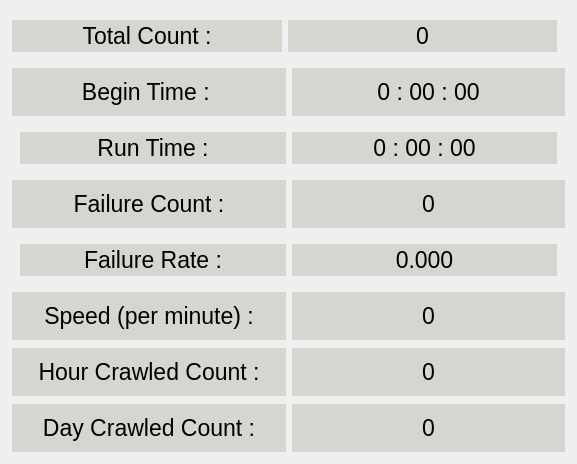
       <widget class="QWidget" name="scrollAreaWidgetContents">
        <property name="geometry">
         <rect>
          <x>0</x>
          <y>0</y>
          <width>577</width>
          <height>460</height>
         </rect>
        </property>
        <property name="sizePolicy">
         <sizepolicy hsizetype="Preferred" vsizetype="Preferred">
          <horstretch>0</horstretch>
          <verstretch>0</verstretch>
         </sizepolicy>
        </property>
        <layout class="QGridLayout" name="gridLayout">
         <item row="2" column="0">
          <widget class="QWidget" name="run_time_widget" native="true">
           <property name="minimumSize">
            <size>
             <width>0</width>
             <height>50</height>
            </size>
           </property>
           <property name="styleSheet">
            <string notr="true"/>
           </property>
           <layout class="QHBoxLayout" name="horizontalLayout_4">
            <item>
             <widget class="QLabel" name="run_time_val">
              <property name="sizePolicy">
               <sizepolicy hsizetype="Expanding" vsizetype="Preferred">
                <horstretch>0</horstretch>
                <verstretch>0</verstretch>
               </sizepolicy>
              </property>
              <property name="font">
               <font>
                <pointsize>17</pointsize>
               </font>
              </property>
              <property name="styleSheet">
               <string notr="true">background-color: rgb(211, 215, 207);</string>
              </property>
              <property name="text">
               <string>Run Time :</string>
              </property>
              <property name="alignment">
               <set>Qt::AlignCenter</set>
              </property>
             </widget>
            </item>
            <item>
             <widget class="QLabel" name="run_time_text">
              <property name="sizePolicy">
               <sizepolicy hsizetype="Expanding" vsizetype="Preferred">
                <horstretch>0</horstretch>
                <verstretch>0</verstretch>
               </sizepolicy>
              </property>
              <property name="font">
               <font>
                <pointsize>17</pointsize>
               </font>
              </property>
              <property name="styleSheet">
               <string notr="true">background-color: rgb(211, 215, 207);</string>
              </property>
              <property name="text">
               <string>0 : 00 : 00</string>
              </property>
              <property name="alignment">
               <set>Qt::AlignCenter</set>
              </property>
             </widget>
            </item>
           </layout>
          </widget>
         </item>
         <item row="6" column="0">
          <widget class="QWidget" name="hour_crawl_widget" native="true">
           <property name="sizePolicy">
            <sizepolicy hsizetype="Expanding" vsizetype="Expanding">
             <horstretch>0</horstretch>
             <verstretch>0</verstretch>
            </sizepolicy>
           </property>
           <property name="minimumSize">
            <size>
             <width>0</width>
             <height>50</height>
            </size>
           </property>
           <property name="styleSheet">
            <string notr="true"/>
           </property>
           <layout class="QHBoxLayout" name="horizontalLayout_6">
            <property name="leftMargin">
             <number>1</number>
            </property>
            <property name="topMargin">
             <number>1</number>
            </property>
            <property name="rightMargin">
             <number>1</number>
            </property>
            <property name="bottomMargin">
             <number>1</number>
            </property>
            <item>
             <widget class="QLabel" name="hour_crawl_text">
              <property name="sizePolicy">
               <sizepolicy hsizetype="Expanding" vsizetype="Preferred">
                <horstretch>0</horstretch>
                <verstretch>0</verstretch>
               </sizepolicy>
              </property>
              <property name="font">
               <font>
                <pointsize>17</pointsize>
               </font>
              </property>
              <property name="styleSheet">
               <string notr="true">background-color: rgb(211, 215, 207);</string>
              </property>
              <property name="text">
               <string>Hour Crawled Count :</string>
              </property>
              <property name="alignment">
               <set>Qt::AlignCenter</set>
              </property>
             </widget>
            </item>
            <item>
             <widget class="QLabel" name="hour_crawl_val">
              <property name="sizePolicy">
               <sizepolicy hsizetype="Expanding" vsizetype="Preferred">
                <horstretch>0</horstretch>
                <verstretch>0</verstretch>
               </sizepolicy>
              </property>
              <property name="font">
               <font>
                <pointsize>17</pointsize>
               </font>
              </property>
              <property name="styleSheet">
               <string notr="true">background-color: rgb(211, 215, 207);</string>
              </property>
              <property name="text">
               <string>0</string>
              </property>
              <property name="alignment">
               <set>Qt::AlignCenter</set>
              </property>
             </widget>
            </item>
           </layout>
          </widget>
         </item>
         <item row="1" column="0">
          <widget class="QWidget" name="begin_time_widget" native="true">
           <property name="minimumSize">
            <size>
             <width>0</width>
             <height>50</height>
            </size>
           </property>
           <property name="styleSheet">
            <string notr="true"/>
           </property>
           <layout class="QHBoxLayout" name="horizontalLayout_9">
            <property name="leftMargin">
             <number>1</number>
            </property>
            <property name="topMargin">
             <number>1</number>
            </property>
            <property name="rightMargin">
             <number>1</number>
            </property>
            <property name="bottomMargin">
             <number>1</number>
            </property>
            <item>
             <widget class="QLabel" name="begin_time_text">
              <property name="sizePolicy">
               <sizepolicy hsizetype="Expanding" vsizetype="Preferred">
                <horstretch>0</horstretch>
                <verstretch>0</verstretch>
               </sizepolicy>
              </property>
              <property name="font">
               <font>
                <pointsize>17</pointsize>
               </font>
              </property>
              <property name="styleSheet">
               <string notr="true">background-color: rgb(211, 215, 207);</string>
              </property>
              <property name="text">
               <string>Begin Time : </string>
              </property>
              <property name="alignment">
               <set>Qt::AlignCenter</set>
              </property>
             </widget>
            </item>
            <item>
             <widget class="QLabel" name="begin_time_val">
              <property name="sizePolicy">
               <sizepolicy hsizetype="Expanding" vsizetype="Preferred">
                <horstretch>0</horstretch>
                <verstretch>0</verstretch>
               </sizepolicy>
              </property>
              <property name="font">
               <font>
                <pointsize>17</pointsize>
               </font>
              </property>
              <property name="styleSheet">
               <string notr="true">background-color: rgb(211, 215, 207);</string>
              </property>
              <property name="text">
               <string>0 : 00 : 00</string>
              </property>
              <property name="alignment">
               <set>Qt::AlignCenter</set>
              </property>
             </widget>
            </item>
           </layout>
          </widget>
         </item>
         <item row="7" column="0">
          <widget class="QWidget" name="day_crawl_widget" native="true">
           <property name="sizePolicy">
            <sizepolicy hsizetype="Expanding" vsizetype="Expanding">
             <horstretch>0</horstretch>
             <verstretch>0</verstretch>
            </sizepolicy>
           </property>
           <property name="minimumSize">
            <size>
             <width>0</width>
             <height>50</height>
            </size>
           </property>
           <property name="styleSheet">
            <string notr="true"/>
           </property>
           <layout class="QHBoxLayout" name="horizontalLayout_7">
            <property name="leftMargin">
             <number>1</number>
            </property>
            <property name="topMargin">
             <number>1</number>
            </property>
            <property name="rightMargin">
             <number>1</number>
            </property>
            <property name="bottomMargin">
             <number>1</number>
            </property>
            <item>
             <widget class="QLabel" name="day_crawl_text">
              <property name="sizePolicy">
               <sizepolicy hsizetype="Expanding" vsizetype="Preferred">
                <horstretch>0</horstretch>
                <verstretch>0</verstretch>
               </sizepolicy>
              </property>
              <property name="font">
               <font>
                <pointsize>17</pointsize>
               </font>
              </property>
              <property name="styleSheet">
               <string notr="true">background-color: rgb(211, 215, 207);</string>
              </property>
              <property name="text">
               <string>Day Crawled Count :</string>
              </property>
              <property name="alignment">
               <set>Qt::AlignCenter</set>
              </property>
             </widget>
            </item>
            <item>
             <widget class="QLabel" name="day_crawl_val">
              <property name="sizePolicy">
               <sizepolicy hsizetype="Expanding" vsizetype="Preferred">
                <horstretch>0</horstretch>
                <verstretch>0</verstretch>
               </sizepolicy>
              </property>
              <property name="font">
               <font>
                <pointsize>17</pointsize>
               </font>
              </property>
              <property name="styleSheet">
               <string notr="true">background-color: rgb(211, 215, 207);</string>
              </property>
              <property name="text">
               <string>0</string>
              </property>
              <property name="alignment">
               <set>Qt::AlignCenter</set>
              </property>
             </widget>
            </item>
           </layout>
          </widget>
         </item>
         <item row="4" column="0">
          <widget class="QWidget" name="failure_rate_widget" native="true">
           <property name="minimumSize">
            <size>
             <width>0</width>
             <height>50</height>
            </size>
           </property>
           <property name="styleSheet">
            <string notr="true"/>
           </property>
           <layout class="QHBoxLayout" name="horizontalLayout_5">
            <item>
             <widget class="QLabel" name="failure_rate_text">
              <property name="sizePolicy">
               <sizepolicy hsizetype="Expanding" vsizetype="Preferred">
                <horstretch>0</horstretch>
                <verstretch>0</verstretch>
               </sizepolicy>
              </property>
              <property name="font">
               <font>
                <pointsize>17</pointsize>
               </font>
              </property>
              <property name="styleSheet">
               <string notr="true">background-color: rgb(211, 215, 207);</string>
              </property>
              <property name="text">
               <string>Failure Rate :</string>
              </property>
              <property name="alignment">
               <set>Qt::AlignCenter</set>
              </property>
             </widget>
            </item>
            <item>
             <widget class="QLabel" name="failure_rate_val">
              <property name="sizePolicy">
               <sizepolicy hsizetype="Expanding" vsizetype="Preferred">
                <horstretch>0</horstretch>
                <verstretch>0</verstretch>
               </sizepolicy>
              </property>
              <property name="font">
               <font>
                <pointsize>17</pointsize>
               </font>
              </property>
              <property name="styleSheet">
               <string notr="true">background-color: rgb(211, 215, 207);</string>
              </property>
              <property name="text">
               <string>0.000</string>
              </property>
              <property name="alignment">
               <set>Qt::AlignCenter</set>
              </property>
             </widget>
            </item>
           </layout>
          </widget>
         </item>
         <item row="3" column="0">
          <widget class="QWidget" name="failure_cnt_widget" native="true">
           <property name="minimumSize">
            <size>
             <width>0</width>
             <height>50</height>
            </size>
           </property>
           <property name="styleSheet">
            <string notr="true"/>
           </property>
           <layout class="QHBoxLayout" name="horizontalLayout_8">
            <property name="leftMargin">
             <number>1</number>
            </property>
            <property name="topMargin">
             <number>1</number>
            </property>
            <property name="rightMargin">
             <number>1</number>
            </property>
            <property name="bottomMargin">
             <number>1</number>
            </property>
            <item>
             <widget class="QLabel" name="failure_cnt_text">
              <property name="sizePolicy">
               <sizepolicy hsizetype="Expanding" vsizetype="Preferred">
                <horstretch>0</horstretch>
                <verstretch>0</verstretch>
               </sizepolicy>
              </property>
              <property name="font">
               <font>
                <pointsize>17</pointsize>
               </font>
              </property>
              <property name="styleSheet">
               <string notr="true">background-color: rgb(211, 215, 207);</string>
              </property>
              <property name="text">
               <string>Failure Count :</string>
              </property>
              <property name="alignment">
               <set>Qt::AlignCenter</set>
              </property>
             </widget>
            </item>
            <item>
             <widget class="QLabel" name="failure_cnt_val">
              <property name="sizePolicy">
               <sizepolicy hsizetype="Expanding" vsizetype="Preferred">
                <horstretch>0</horstretch>
                <verstretch>0</verstretch>
               </sizepolicy>
              </property>
              <property name="font">
               <font>
                <pointsize>17</pointsize>
               </font>
              </property>
              <property name="styleSheet">
               <string notr="true">background-color: rgb(211, 215, 207);</string>
              </property>
              <property name="text">
               <string>0</string>
              </property>
              <property name="alignment">
               <set>Qt::AlignCenter</set>
              </property>
             </widget>
            </item>
           </layout>
          </widget>
         </item>
         <item row="0" column="0">
          <widget class="QWidget" name="total_cnt_widget" native="true">
           <property name="minimumSize">
            <size>
             <width>0</width>
             <height>50</height>
            </size>
           </property>
           <property name="styleSheet">
            <string notr="true"/>
           </property>
           <layout class="QHBoxLayout" name="horizontalLayout_3">
            <property name="leftMargin">
             <number>1</number>
            </property>
            <item>
             <widget class="QLabel" name="total_cnt_text">
              <property name="sizePolicy">
               <sizepolicy hsizetype="Expanding" vsizetype="Preferred">
                <horstretch>0</horstretch>
                <verstretch>0</verstretch>
               </sizepolicy>
              </property>
              <property name="font">
               <font>
                <pointsize>17</pointsize>
               </font>
              </property>
              <property name="styleSheet">
               <string notr="true">background-color: rgb(211, 215, 207);</string>
              </property>
              <property name="text">
               <string>Total Count :</string>
              </property>
              <property name="alignment">
               <set>Qt::AlignCenter</set>
              </property>
             </widget>
            </item>
            <item>
             <widget class="QLabel" name="total_cnt_val">
              <property name="sizePolicy">
               <sizepolicy hsizetype="Expanding" vsizetype="Preferred">
                <horstretch>0</horstretch>
                <verstretch>0</verstretch>
               </sizepolicy>
              </property>
              <property name="font">
               <font>
                <pointsize>17</pointsize>
               </font>
              </property>
              <property name="styleSheet">
               <string notr="true">background-color: rgb(211, 215, 207);</string>
              </property>
              <property name="text">
               <string>0</string>
              </property>
              <property name="alignment">
               <set>Qt::AlignCenter</set>
              </property>
             </widget>
            </item>
           </layout>
          </widget>
         </item>
         <item row="5" column="0">
          <widget class="QWidget" name="speed_widget" native="true">
           <property name="minimumSize">
            <size>
             <width>0</width>
             <height>50</height>
            </size>
           </property>
           <property name="styleSheet">
            <string notr="true"/>
           </property>
           <layout class="QHBoxLayout" name="horizontalLayout_10">
            <property name="leftMargin">
             <number>1</number>
            </property>
            <property name="topMargin">
             <number>1</number>
            </property>
            <property name="rightMargin">
             <number>1</number>
            </property>
            <property name="bottomMargin">
             <number>1</number>
            </property>
            <item>
             <widget class="QLabel" name="speed_text">
              <property name="sizePolicy">
               <sizepolicy hsizetype="Expanding" vsizetype="Preferred">
                <horstretch>0</horstretch>
                <verstretch>0</verstretch>
               </sizepolicy>
              </property>
              <property name="font">
               <font>
                <pointsize>17</pointsize>
               </font>
              </property>
              <property name="styleSheet">
               <string notr="true">background-color: rgb(211, 215, 207);</string>
              </property>
              <property name="text">
               <string>Speed (per minute) :</string>
              </property>
              <property name="alignment">
               <set>Qt::AlignCenter</set>
              </property>
             </widget>
            </item>
            <item>
             <widget class="QLabel" name="speed_val">
              <property name="sizePolicy">
               <sizepolicy hsizetype="Expanding" vsizetype="Preferred">
                <horstretch>0</horstretch>
                <verstretch>0</verstretch>
               </sizepolicy>
              </property>
              <property name="font">
               <font>
                <pointsize>17</pointsize>
               </font>
              </property>
              <property name="styleSheet">
               <string notr="true">background-color: rgb(211, 215, 207);</string>
              </property>
              <property name="text">
               <string>0</string>
              </property>
              <property name="alignment">
               <set>Qt::AlignCenter</set>
              </property>
             </widget>
            </item>
           </layout>
          </widget>
         </item>
        </layout>
       </widget>
